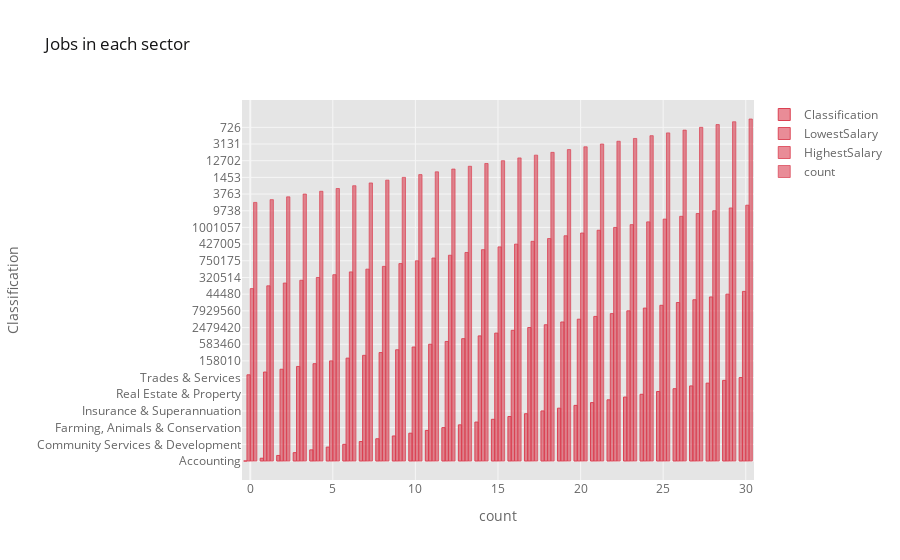

The notebook cell saved with this chart:
### Code cell
sector_max.iplot(kind='bar', color='red',
                         xTitle='count', yTitle='Classification',
                         title='Jobs in each sector')

### Figure 1 — Plotly figure (JSON) as saved in the notebook; plotly's stock layout.template omitted (floating-point values rounded to 4 significant figures)
{"data": [{"marker": {"color": "rgba(219, 64, 82, 0.6)", "line": {"color": "rgba(219, 64, 82, 1.0)", "width": 1}}, "name": "Classification", "orientation": "v", "text": "", "type": "bar", "x": [0, 1, 2, 3, 4, 5, 6, 7, 8, 9, 10, 11, 12, 13, 14, 15, 16, 17, 18, 19, 20, 21, 22, 23, 24, 25, 26, 27, 28, 29, 30], "y": ["Accounting", "Administration & Office Support", "Advertising, Arts & Media", "Banking & Financial Services", "CEO & General Management", "Call Centre & Customer Service", "Community Services & Development", "Construction", "Consulting & Strategy", "Design & Architecture", "Education & Training", "Engineering", "Farming, Animals & Conservation", "Government & Defence", "Healthcare & Medical", "Hospitality & Tourism", "Human Resources & Recruitment", "Information & Communication Technology", "Insurance & Superannuation", "Legal", "Manufacturing, Transport & Logistics", "Marketing & Communications", "Mining, Resources & Energy", "Null", "Real Estate & Property", "Retail & Consumer Products", "Sales", "Science & Technology", "Self Employment", "Sport & Recreation", "Trades & Services"]}, {"marker": {"color": "rgba(219, 64, 82, 0.6)", "line": {"color": "rgba(219, 64, 82, 0.8999999999999999)", "width": 1}}, "name": "LowestSalary", "orientation": "v", "text": "", "type": "bar", "x": [0, 1, 2, 3, 4, 5, 6, 7, 8, 9, 10, 11, 12, 13, 14, 15, 16, 17, 18, 19, 20, 21, 22, 23, 24, 25, 26, 27, 28, 29, 30], "y": [628940, 401380, 46700, 363730, 106970, 158010, 215180, 752970, 122950, 121980, 549130, 583460, 41430, 565250, 1246090, 513530, 288980, 2479420, 100050, 370660, 581230, 269130, 580340, 7929560, 209350, 294370, 515120, 67260, 6600, 44480, 805850]}, {"marker": {"color": "rgba(219, 64, 82, 0.6)", "line": {"color": "rgba(219, 64, 82, 0.7999999999999998)", "width": 1}}, "name": "HighestSalary", "orientation": "v", "text": "", "type": "bar", "x": [0, 1, 2, 3, 4, 5, 6, 7, 8, 9, 10, 11, 12, 13, 14, 15, 16, 17, 18, 19, 20, 21, 22, 23, 24, 25, 26, 27, 28, 29, 30], "y": [955694, 502060, 65319, 638892, 320514, 201078, 279074, 1322327, 251341, 190365, 750175, 947751, 55484, 936612, 2672912, 651262, 427005, 5732038, 145710, 643162, 792241, 377518, 1001057, 12032279, 339372, 381737, 769990, 110374, 9738, 64896, 996922]}, {"marker": {"color": "rgba(219, 64, 82, 0.6)", "line": {"color": "rgba(219, 64, 82, 0.7)", "width": 1}}, "name": "count", "orientation": "v", "text": "", "type": "bar", "x": [0, 1, 2, 3, 4, 5, 6, 7, 8, 9, 10, 11, 12, 13, 14, 15, 16, 17, 18, 19, 20, 21, 22, 23, 24, 25, 26, 27, 28, 29, 30], "y": [7456, 7668, 660, 3763, 721, 3076, 3512, 6907, 1014, 1453, 7610, 5326, 714, 6048, 13914, 12702, 3252, 19126, 1172, 3517, 9656, 3131, 5077, 97150, 2784, 6432, 6372, 726, 71, 741, 14087]}], "layout": {"legend": {"bgcolor": "#FFFFFF", "font": {"color": "#666666"}}, "paper_bgcolor": "#FFFFFF", "plot_bgcolor": "#E5E5E5", "title": {"font": {"color": "#151516"}, "text": "Jobs in each sector"}, "xaxis": {"gridcolor": "#F6F6F6", "showgrid": true, "tickfont": {"color": "#666666"}, "title": {"font": {"color": "#666666"}, "text": "count"}, "zerolinecolor": "#F6F6F6"}, "yaxis": {"gridcolor": "#F6F6F6", "showgrid": true, "tickfont": {"color": "#666666"}, "title": {"font": {"color": "#666666"}, "text": "Classification"}, "zerolinecolor": "#F6F6F6"}}}
